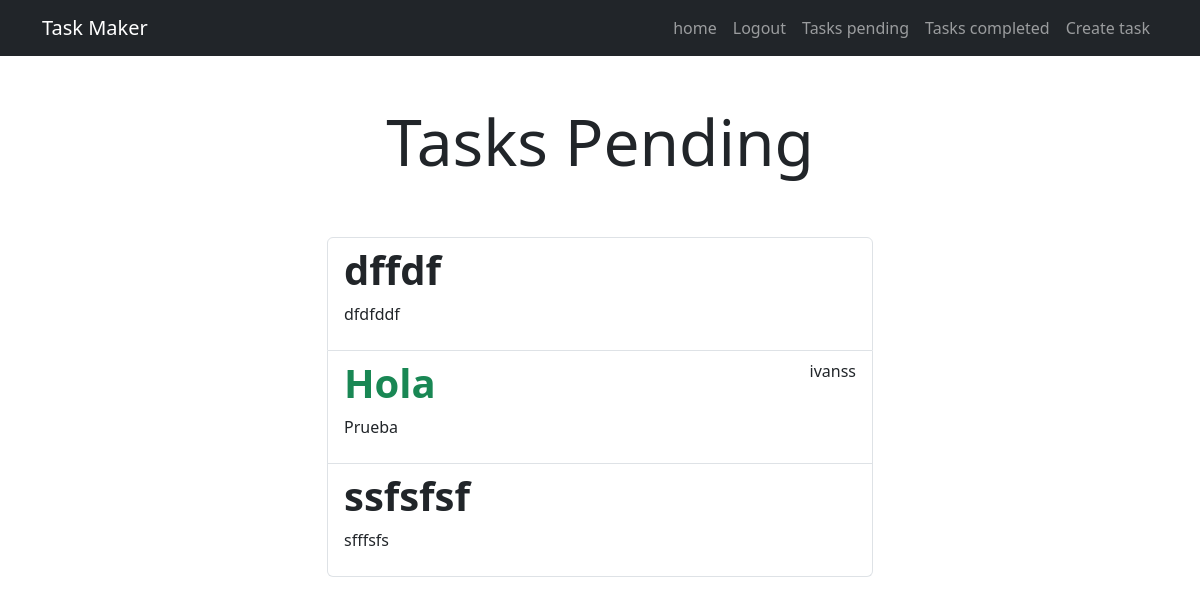
Page /tasks/ (signed in) on the earlier database version.
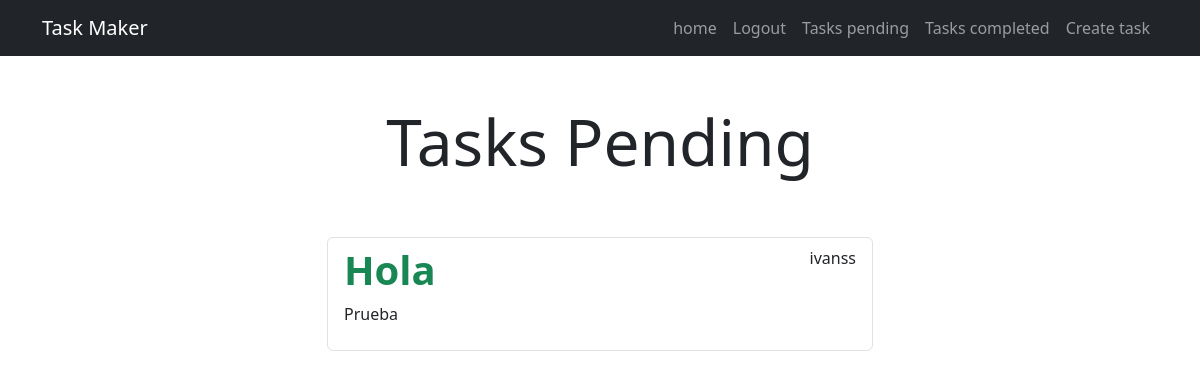
Same page on the later database version.
### tasks/models.py (models this page shows, shortened)
class Task(models.Model):
    title = models.CharField(max_length=100)
    description = models.TextField(blank=True)
    created = models.DateTimeField(auto_now_add=True)
    date_completed = models.DateTimeField(null=True, blank=True)
    important = models.BooleanField(default=False)
    user = models.ForeignKey(User, on_delete=models.CASCADE)

### tasks/views.py (the view)
# urls.py: path('tasks/', views.tasks, name="tasks"),
@login_required
def tasks(request):
    tasks = Task.objects.filter(user=request.user, date_completed__isnull=True)
    return render(request,"tasks.html",{'tasks':
        tasks})

### tasks/templates/tasks.html (shortened to what this page needs)
{% extends 'base.html'%}
{% block content%}
<main class='container'>
    <div class='row'>
        <div class='col-md-6 offset-md-3'>
            <h1 class='text-center display-3 py-5'>Tasks Pending</h1>
<ul class='list-group'>
    {% for task in tasks%}
    <a class='list-group-item' href="{% url 'task_detail' task.id %}">
       <header class='d-flex justify-content-between'>
        {% if task.important %}
        <h1 class='fw-bold text-success'> {{task.title}} </h1>
        <p>{{task.user.username }}</p>
        {% else %}
        <h1 class="fw-bold">{{task.title}}</h1>
        {% endif %}
       </header>
        <p>{{task.description}} </p>
       </a>
    {% endfor %}
</ul>
    </div>
</main>
{% endblock %}

Differences in the rows shown:
removed Task: title "dffdf", description "dfdfddf"
removed Task: title "ssfsfsf", description "sfffsfs"
